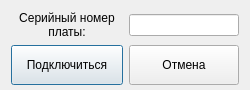
<?xml version="1.0" encoding="UTF-8"?>
<ui version="4.0">
 <class>ConnectNewElcus</class>
 <widget class="QDialog" name="ConnectNewElcus">
  <property name="geometry">
   <rect>
    <x>0</x>
    <y>0</y>
    <width>250</width>
    <height>84</height>
   </rect>
  </property>
  <property name="minimumSize">
   <size>
    <width>250</width>
    <height>0</height>
   </size>
  </property>
  <property name="maximumSize">
   <size>
    <width>250</width>
    <height>84</height>
   </size>
  </property>
  <property name="windowTitle">
   <string>Подключиться</string>
  </property>
  <layout class="QGridLayout" name="gridLayout">
   <item row="0" column="0">
    <widget class="QLabel" name="labelSerialNumberNewElcus">
     <property name="text">
      <string>Серийный номер платы:</string>
     </property>
     <property name="alignment">
      <set>Qt::AlignCenter</set>
     </property>
     <property name="wordWrap">
      <bool>true</bool>
     </property>
    </widget>
   </item>
   <item row="0" column="1">
    <widget class="QLineEdit" name="lineEditSerialNumberNewElcus">
     <property name="text">
      <string/>
     </property>
     <property name="alignment">
      <set>Qt::AlignRight|Qt::AlignTrailing|Qt::AlignVCenter</set>
     </property>
    </widget>
   </item>
   <item row="1" column="0">
    <widget class="QPushButton" name="bttnConnect">
     <property name="minimumSize">
      <size>
       <width>110</width>
       <height>40</height>
      </size>
     </property>
     <property name="text">
      <string>Подключиться</string>
     </property>
    </widget>
   </item>
   <item row="1" column="1">
    <widget class="QPushButton" name="bttnCancel">
     <property name="minimumSize">
      <size>
       <width>110</width>
       <height>40</height>
      </size>
     </property>
     <property name="text">
      <string>Отмена</string>
     </property>
    </widget>
   </item>
  </layout>
 </widget>
 <resources/>
 <connections/>
</ui>
